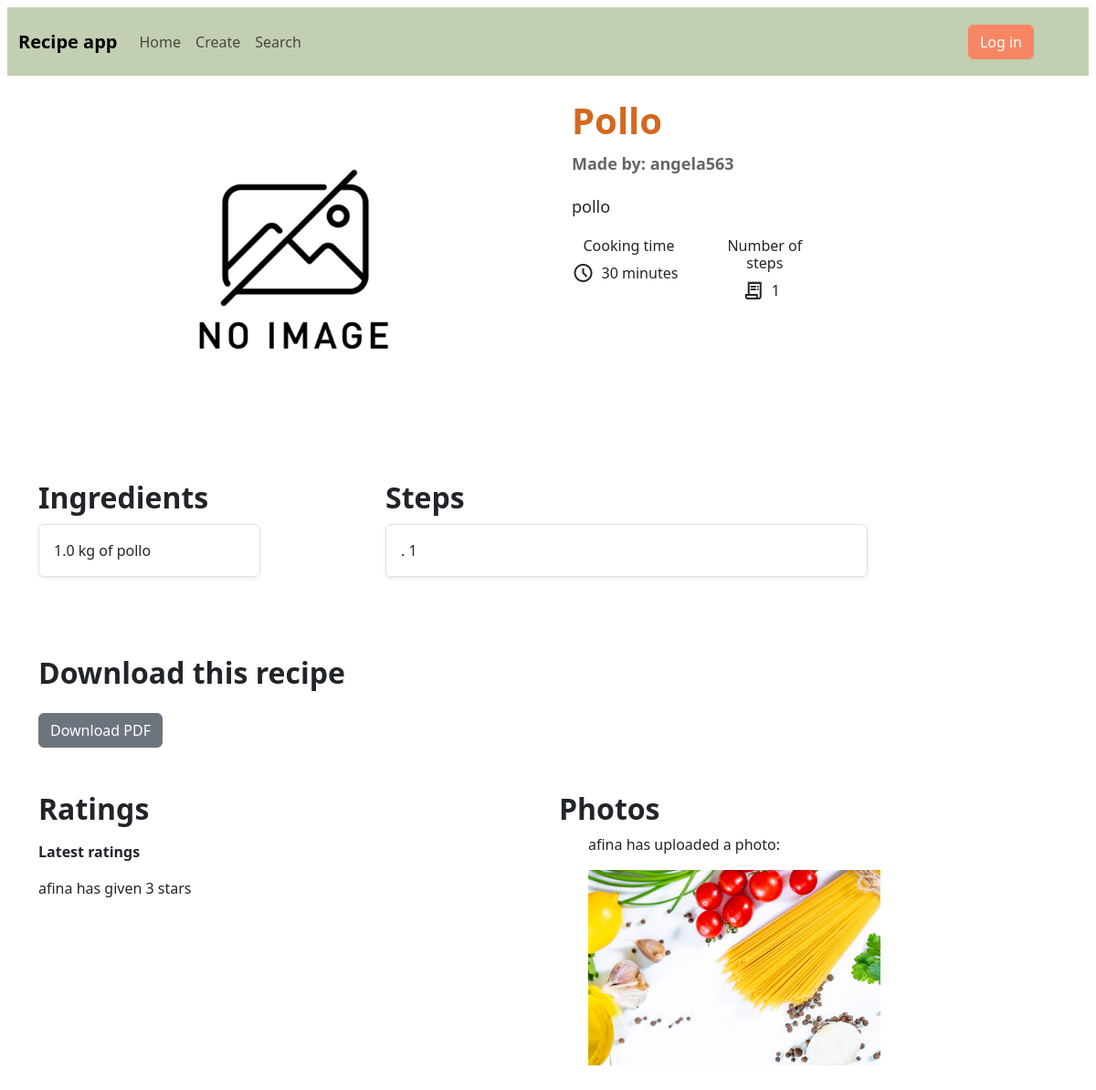
Screenshot of /recipe/2 with the database file from the repository.
### app/model.py (models this page shows, shortened)
class Photo(db.Model):
    id = db.Column(db.Integer, primary_key=True)
    user_id = db.Column(db.Integer, db.ForeignKey('user.id'))
    file_extension = db.Column(db.String(8), nullable=False)
    recipe_id = db.Column(db.Integer, db.ForeignKey('recipe.id'))
    user = db.relationship('User', back_populates='photos')
    recipe = db.relationship('Recipe', back_populates='photos')

class Recipe(db.Model):
    id = db.Column(db.Integer, primary_key=True)
    title = db.Column(db.String(512))
    user_id = db.Column(db.Integer, db.ForeignKey('user.id'))
    user = db.relationship('User', back_populates='recipes')
    description = db.Column(db.Text)
    cooking_time = db.Column(db.Integer)
    steps = db.relationship('Step', back_populates='recipe')
    bookmarks = db.relationship('Bookmark', back_populates='recipe')
    qIngredients = db.relationship('QIngredient', back_populates='recipe')
    photos = db.relationship('Photo', back_populates='recipe')
    ratings = db.relationship('Rating', back_populates = 'recipe')
    drinks = db.relationship('Drink', back_populates = 'recipe')
    def num_steps(self):
        return len(self.steps)

class User(flask_login.UserMixin, db.Model):
    id = db.Column(db.Integer, primary_key=True)
    email = db.Column(db.String(512), unique=True)
    password = db.Column(db.String(512))
    name = db.Column(db.String(512))
    recipes = db.relationship('Recipe', back_populates='user')
    photos = db.relationship('Photo', back_populates='user')
    ratings = db.relationship('Rating', back_populates='user')
    bookmarks = db.relationship('Bookmark', back_populates='user')

class QIngredient(db.Model):
    id = db.Column(db.Integer, primary_key=True)
    ingredient_id = db.Column(db.Integer, db.ForeignKey('ingredient.id'))
    quantity = db.Column(db.Integer)
    unit = db.Column(db.String(512))
    recipe_id = db.Column(db.Integer, db.ForeignKey('recipe.id'))
    ingredient = db.relationship('Ingredient', back_populates='qIngredients')
    recipe = db.relationship('Recipe', back_populates = 'qIngredients')

class Ingredient(db.Model):
    id = db.Column(db.Integer, primary_key=True)
    name = db.Column(db.String(512))
    qIngredients = db.relationship('QIngredient', back_populates='ingredient')

class Step(db.Model):
    id = db.Column(db.Integer, primary_key=True)
    order = db.Column(db.Integer)
    description = db.Column(db.Text)
    recipe_id = db.Column(db.Integer, db.ForeignKey('recipe.id'))
    recipe = db.relationship('Recipe', back_populates='steps')

class Rating(db.Model):
    id = db.Column(db.Integer, primary_key=True)
    user_id = db.Column(db.Integer, db.ForeignKey('user.id'))
    recipe_id = db.Column(db.Integer, db.ForeignKey('recipe.id'))
    value = db.Column(db.Integer)
    user = db.relationship('User', back_populates='ratings')
    recipe = db.relationship('Recipe', back_populates='ratings')

### app/main.py (the view)
@bp.route("/recipe/<int:recipe_id>")
def recipe(recipe_id):
    query = db.select(model.Recipe).where(model.Recipe.id == recipe_id)
    recipe = db.session.execute(query).scalar_one()
    number_steps = len(recipe.steps)
    if len(recipe.drinks) > 0:
        drinks = recipe.drinks
    else:
        drinks = None
    photos = []
    for photo in recipe.photos:
        if photo.user != recipe.user:
            photos.append(photo)
    if len(photos)== 0:
        photos = None
    if current_user.is_authenticated:
        query = db.select(model.Rating).where(model.Rating.user == current_user).where(model.Rating.recipe_id == recipe_id)
        rating = db.session.execute(query).scalar_one_or_none()
        if rating is None:
            rating_button = 'non-rated'
            rating_value = None
        else:
            rating_button= 'rated'
            rating_value = rating.value
        query = db.select(model.Bookmark).where(model.Bookmark.recipe_id == recipe_id).where(model.Bookmark.user ==current_user)
        bookmark= db.session.execute(query).scalar_one_or_none()
        if bookmark is None:
            bookmark_button = 'not-saved'
        else:
            bookmark_button = 'saved'
    else:
        return render_template('recipe/recipe.html', recipe=recipe, rating_button = 'non-rated',
        rating_value = None, bookmark_button= 'not-saved', number_steps= number_steps, drinks = drinks, photos = photos)
    return render_template('recipe/recipe.html', recipe=recipe, rating_button = rating_button,
    rating_value = rating_value, bookmark_button= bookmark_button, number_steps= number_steps, drinks = drinks, photos = photos)

### app/templates/recipe/recipe.html (shortened to what this page needs)
{% extends 'base.html' %}
{% block content %}
<div class="recipe">
    <div class = "recipe-hero container">
        <div class="row">
            <div class="col">
                <div id="carousel-{{recipe.id}}" class="carousel slide">
                    <div class="carousel-inner" style="height: 23rem; width: 35rem; overflow: hidden;">
                        {% for recipe_photo in recipe.photos %}
                            {%if loop.last and photos != True %}
                                <div id="carousel-{{recipe.id}}" class="carousel slide">
                                    <div class="carousel-inner" style="height: 300px; overflow: hidden;">
                                        <div class="carousel-item active">
                                            <img class="img-fluid" src="{{ url_for('static', filename='photos/noimage.png') }}" alt="photo">
                                        </div>
                                    </div>
                                    <button class="carousel-control-prev" type="button" data-bs-target="#carousel-{{recipe.id}}" data-bs-slide="prev">
                                        <span class="carousel-control-prev-icon" aria-hidden="true"></span>
                                    </button>
                                    <button class="carousel-control-next" type="button" data-bs-target="#carousel-{{recipe.id}}" data-bs-slide="next">
                                        <span class="carousel-control-next-icon" aria-hidden="true"></span>
                                    </button>
                                </div>
                            {%endif%}
                        {% endfor %}
                    </div>
                    <button class="carousel-control-prev" type="button" data-bs-target="#carousel-{{recipe.id}}" data-bs-slide="prev">
                        <span class="carousel-control-prev-icon" aria-hidden="true"></span>
                    </button>
                    <button class="carousel-control-next" type="button" data-bs-target="#carousel-{{recipe.id}}" data-bs-slide="next">
                        <span class="carousel-control-next-icon" aria-hidden="true"></span>
                    </button>
                </div>
            </div>
            <div class="col">
                <div class="recipe-title">
                    <h1 style="font-weight: 800;">{{recipe.title}}</h1>
                </div>
                <div class="recipe-user">
                    <p style="font-weight: 600;">Made by: {{ recipe.user.name}}</p>
                </div>
                <div class="recipe-description">
                    {{recipe.description}}
                </div>
                <div class="row text-center">
                    <div class="col">
                        <h6>Cooking time</h6>
                        <p class="d-flex align-items-center justify-content-center">
                            <span class="material-symbols-outlined">
                            </span>
                            <span class="px-2">
                                {{recipe.cooking_time}} minutes
                            </span>
                        </p>
                    </div>
                    <div class="col">
                        <h6>Number of steps</h6>
                        <p class="d-flex align-items-center justify-content-center">
                            <span class="material-symbols-outlined">
                            </span>
                            <span class="px-2">
                                {{ recipe.num_steps() }}
                            </span>
                        </p>
                    </div>
                </div>
            </div>
        </div>
    </div>
    <div class="recipe-body container">
        <div class="row">
            <div class="recipe-qingredients col-4">
                <h2 style="font-weight: 800;">Ingredients</h2>
                <div class="row row-cols-1 w-75">
                    {% for qingredient in recipe.qIngredients %}
                    <div class="col">
                        <p class="border rounded py-3 px-3 shadow-sm">
                            {{qingredient.quantity}} {{ qingredient.unit }} of {{ qingredient.ingredient.name }}
                        </p>
                    </div>
                    {% endfor %}
                </div>
            </div>
            <div class="recipe-steps col-8">
                <h2 style="font-weight: 800;">Steps</h2>
                <div class="row row-cols-1 w-75">
                    <div class="col">
                        {% for step in recipe.steps %}
                        <p class="border rounded py-3 px-3 shadow-sm">{{step.order}}. {{step.description}}</li>
                        {% endfor %}
                    </div>
                </div>
            </div>
        </div>
    </div>
    <div class="container">
        <h2 style="font-weight: 800;">Download this recipe</h2>
        <a href="{{ url_for('main.download_pdf', recipe_id = recipe.id) }}" class="btn btn-secondary mt-3">Download PDF</a>
    </div>
</div>
<div class="container mt-5">
    <div class="row row-cols-2">
        <div class="recipe-ratings col">
            <h2 style="font-weight: 800;">Ratings</h2>
            <p class="mt-3" style="font-weight: 700;">Latest ratings</p>
            <ul>
                {% for rating in recipe.ratings %}
                <li>{{ rating.user.name }} has given {{ rating.value }} stars </li>
                {% endfor %}
            </ul>
        </div>
        <div class="recipe-photos col">
            {% if photos %}
            <h2 style="font-weight: 700;">Photos</h2>
            <ul>
                {% for photo in photos %}
                    <p>{{photo.user.name}} has uploaded a photo:</p>
                    <li style="height: 15rem; width: 20rem; overflow: hidden;"">
                        <img class="img-fluid" src="{{ url_for('static', filename='photos/photo-' ~ photo.id ~ '.' ~ photo.file_extension) }}" alt="photo">
                    </li>
                {% endfor %}
            </ul>
            {% endif %}
        </div>
    </div>
</div>
{% endblock %}

### app/static/styles/style.css (style rules this page uses)
body { color: black; }

### app/static/styles/style1.css (style rules this page uses)
body { font-family: 'Arial', sans-serif; background-color:#fff; color: #333; margin: 0; }
.recipe-body, .recipe-extras { max-width: 1200px; margin: 20px auto; padding: 20px; border-radius: 10px; }
.recipe-hero, .recipe-extras { display: flex; align-items: center; }
.recipe-hero img { max-width: 100%; border-radius: 8px; margin-right: 20px; }
.recipe-title { font-size: 36px; font-weight: bold; color:chocolate; margin-bottom: 10px; }
.recipe-user p { font-size: 18px; color: #666; margin-bottom: 20px; }
.recipe-description { font-size: 18px; margin-bottom: 20px; }
.recipe-body { margin-top: 30px; }
.recipe-steps, .recipe-qingredients, .recipe-ratings, .recipe-drinks { text-align: left; margin-bottom: 30px; }
.recipe-steps h2, .recipe-qingredients h2, .recipe-drinks h2, .recipe-ratings h2, .recipe-photos { margin-bottom: 10px; }
.recipe-steps ol, .recipe-qingredients ul, .recipe-ratings ul, .recipe.photos ul { list-style-type: none; padding: 0; }
.recipe-steps li, .recipe-qingredients li, .recipe-ratings li, .recipe-photos li { margin-bottom: 10px; }

### app/static/styles/user.css (style rules this page uses)
* { padding:0; margin:0; box-sizing: border-box; }

### app/static/styles/recipe_creation.css (style rules this page uses)
*, *::before, *::after { box-sizing: border-box; }
body { font-family: sans-serif; font-size: 100%; color: #222; background-image: url(app/static/styles/images.jpg); background-repeat: no-repeat; background-size: cover; background-position: center; background-color: #f78764ad; padding: 8; margin: 0; box-sizing: border-box; }
.align-items-center { align-items: center!important; }
.text-center { text-align: center!important; }
.d-flex { display: flex!important; }
label, button { display: block; margin-top: 1em; }

### app/static/styles/recipe_page.css (style rules this page uses)
.material-symbols-outlined { font-variation-settings: 'FILL' 0, 'wght' 400, 'GRAD' 0, 'opsz' 24 }

### rows the page displays
Photo: user.name "afina"
Recipe: title "Pollo", description "pollo", cooking_time "30"
User: user.name "angela563"
QIngredient: quantity "1.0", unit "kg", ingredient.name "pollo"
Step: description "1"
Rating: user.name "afina", value "3"

### other values shown
{{ recipe.num_steps() }} "1"
